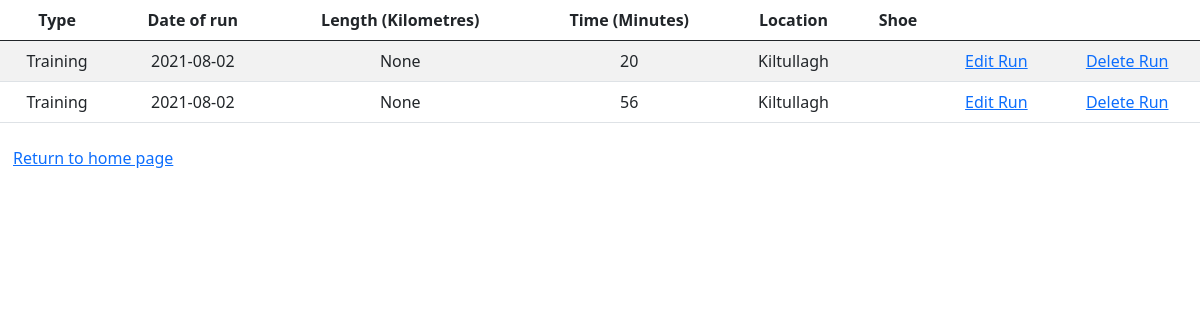
Page /runs/data (signed in) on the committed database.
### Model/Run.py (models this page shows, shortened)
class Run(db.Model):
    __tablename__ = 'runs'
    id = db.Column('run_id', db.Integer, primary_key = True)
    length = db.Column(db.String(50))
    location = db.Column(db.Integer, ForeignKey('runlocation.runlocation_id'))
    time = db.Column(db.String(10))
    shoe = db.Column(db.Integer, ForeignKey('shoes.shoe_id'))
    userid = db.Column(db.Integer,ForeignKey('user.id' ))
    date = db.Column(db.String(10))
    typeofrun = db.Column(db.Integer, ForeignKey('runtype.runtype_id'))
    related_type_of_run = relationship('Runtype', backref='Run',lazy="joined")
    related_location_of_run = relationship('Runlocation', backref='Run',lazy="joined")
    related_shoe_of_run = relationship('Shoe', backref='Run',lazy="joined")

### Model/Runtype.py (models this page shows, shortened)
class Runtype(db.Model):
    __tablename__ = 'runtype'
    id = db.Column('runtype_id', db.Integer, primary_key = True)
    description = db.Column(db.String(100))
    userid = db.Column(db.Integer,ForeignKey('user.id' ))

### Model/Runlocation.py (models this page shows, shortened)
class Runlocation(db.Model):
    __tablename__ = 'runlocation'
    id = db.Column('runlocation_id', db.Integer, primary_key = True)
    description = db.Column(db.String(100))
    userid = db.Column(db.Integer,ForeignKey('user.id' ))

### Controllers/RunController.py (the view)
@data_run.route('/runs/data')
@login_required
def run_data():
    runs = Run.query.filter_by(userid = current_user.id)
    return render_template('run_data.html',data = runs)

### main.py (called while the page is built)
@login_manager.user_loader
def load_user(user_id):
    return User.query.get(int(user_id))

### Templates/run_data.html (shortened to what this page needs)
<!DOCTYPE html>
<html>
<head>
    <link href="https://cdn.jsdelivr.net/npm/bootstrap@5.0.2/dist/css/bootstrap.min.css" rel="stylesheet"></head>
<body>
    <table class="table table-striped">
    <thead>
        <tr>
            <th class="text-center">Type</th>
            <th class="text-center">Date of run</th>
            <th class="text-center">Length (Kilometres)</th>
            <th class="text-center">Time (Minutes)</th>
            <th class="text-center">Location </th>
            <th class="text-center">Shoe </th>
            <th class="text-center"></th>
            <th class="text-center"></th>
        </tr>
    </thead>
    <tbody>
            {% for row in data| batch(1) %}
                {% include "run_row.html" %}
            {% endfor %}
    </tbody>
    </table>
<div class="btn">
    <a href = "{{ url_for('options_run.run_options') }}"> Return to home page
       </a>
    </div>
</body>
</html>

### Templates/run_row.html
<tr>
    <td class="text-center">{{ row[0].related_type_of_run.description}}</td>
    <td class="text-center">{{ row[0].date }}</td>
    <td class="text-center">{{ row[0].length }}</td>
    <td class="text-center">{{ row[0].time }}</td>
    <td class="text-center">{{ row[0].related_location_of_run.description}}</td>
    <td class="text-center">{{ row[0].related_shoe_of_run.description}}</td>
    <td class="text-center"><a href="{{url_for('update_run.run_update', id = row[0].id )}}">
            Edit Run
        </a></td>
    <td class="text-center"><a href="{{url_for('delete_run.run_delete', id = row[0].id )}}">
            Delete Run
        </a></td>
</tr>

### rows in the picture
Run: description "Training", date "2021-08-02", length "None", time "20", description "Kiltullagh"
Run: description "Training", date "2021-08-02", length "None", time "56", description "Kiltullagh"
